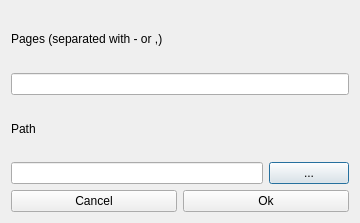
<?xml version="1.0" encoding="UTF-8"?>
<ui version="4.0">
 <class>CombineWindow</class>
 <widget class="QDialog" name="CombineWindow">
  <property name="geometry">
   <rect>
    <x>0</x>
    <y>0</y>
    <width>360</width>
    <height>223</height>
   </rect>
  </property>
  <property name="windowTitle">
   <string>Dialog</string>
  </property>
  <layout class="QVBoxLayout" name="verticalLayout">
   <item>
    <widget class="QLabel" name="label">
     <property name="text">
      <string>Pages (separated with - or ,)</string>
     </property>
    </widget>
   </item>
   <item>
    <widget class="QLineEdit" name="choosenPage"/>
   </item>
   <item>
    <widget class="QLabel" name="label_2">
     <property name="text">
      <string>Path</string>
     </property>
    </widget>
   </item>
   <item>
    <layout class="QHBoxLayout" name="horizontalLayout">
     <item>
      <widget class="QLineEdit" name="pathSelected"/>
     </item>
     <item>
      <widget class="QPushButton" name="fileSelectButton">
       <property name="text">
        <string>...</string>
       </property>
      </widget>
     </item>
    </layout>
   </item>
   <item>
    <layout class="QHBoxLayout" name="horizontalLayout_2">
     <item>
      <widget class="QPushButton" name="CancelButton">
       <property name="text">
        <string>Cancel</string>
       </property>
      </widget>
     </item>
     <item>
      <widget class="QPushButton" name="OkButton">
       <property name="text">
        <string>Ok</string>
       </property>
      </widget>
     </item>
    </layout>
   </item>
  </layout>
 </widget>
 <resources/>
 <connections/>
</ui>
